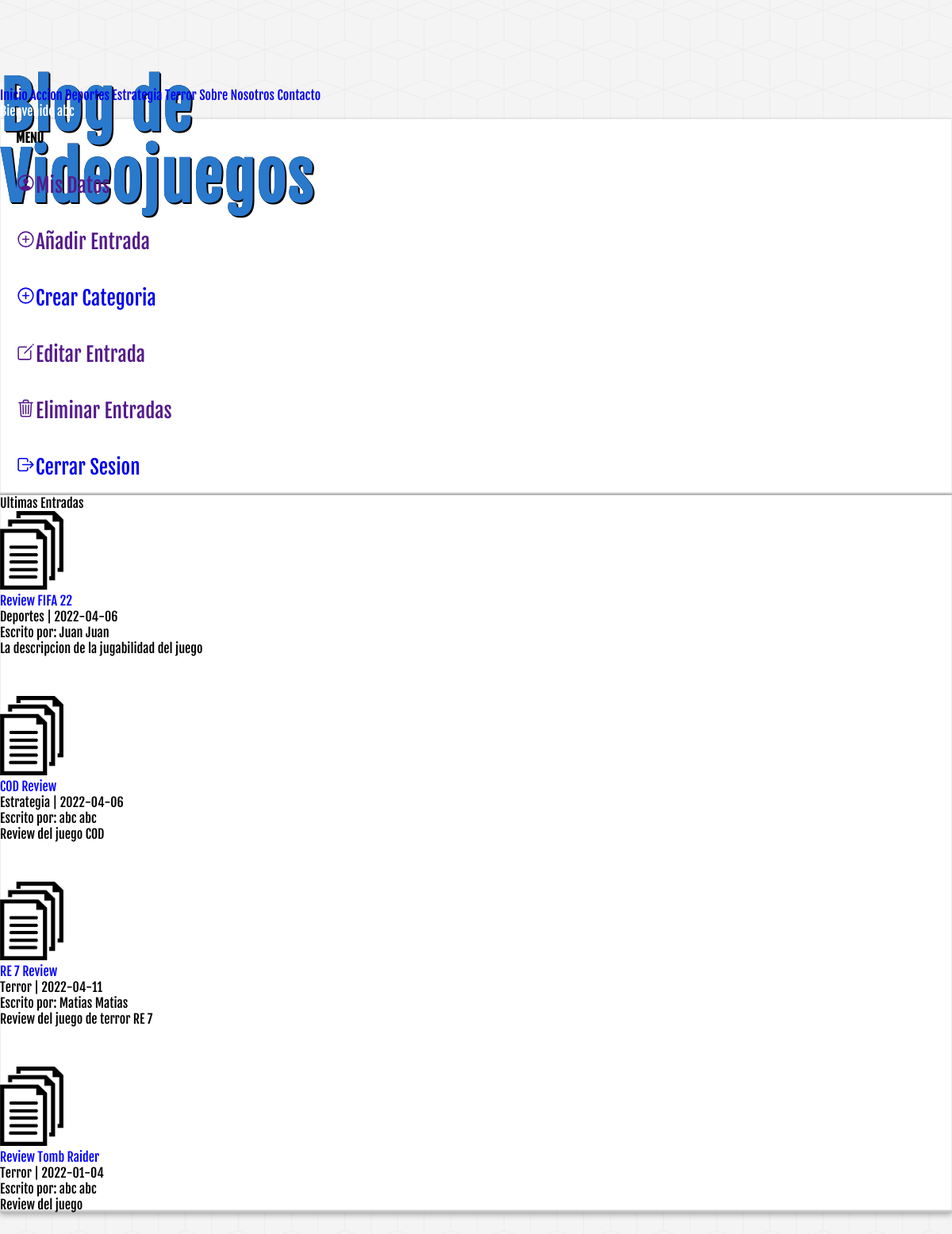
/index.php (signed in), run on the app's committed database.
### tables this page shows
CREATE TABLE IF NOT EXISTS `categorias` (
  `id` int(10) NOT NULL AUTO_INCREMENT,
  `nombre_cat` varchar(50) NOT NULL,
  PRIMARY KEY (`id`)
);

CREATE TABLE IF NOT EXISTS `entradas` (
  `id` int(10) NOT NULL AUTO_INCREMENT,
  `usuario_id` int(10) DEFAULT NULL,
  `categoria_id` int(10) DEFAULT NULL,
  `titulo` varchar(50) NOT NULL,
  `descripcion` mediumtext,
  `fecha` date NOT NULL,
  PRIMARY KEY (`id`),
  KEY `fk_entrada_usuario` (`usuario_id`),
  KEY `fk_entrada_categoria` (`categoria_id`)
);

CREATE TABLE IF NOT EXISTS `usuarios` (
  `id` int(10) NOT NULL AUTO_INCREMENT,
  `nombre` varchar(25) NOT NULL,
  `apellidos` varchar(25) NOT NULL,
  `email` varchar(35) NOT NULL,
  `password` varchar(255) NOT NULL,
  `fecha_registro` date NOT NULL,
  PRIMARY KEY (`id`),
  UNIQUE KEY `uq_email` (`email`)
);

### index.php (the view, shortened to what this page needs)
<?php
    require_once 'includes/conexion.php';
?>
<!DOCTYPE html>
    <html lang="es">
    <head>
        <link href="https://cdn.jsdelivr.net/npm/bootstrap@5.1.3/dist/css/bootstrap.min.css" rel="stylesheet"integrity="sha384-1BmE4kWBq78iYhFldvKuhfTAU6auU8tT94WrHftjDbrCEXSU1oBoqyl2QvZ6jIW3">
        <link rel='stylesheet' href='assets/css/style.css?v=<?php echo time(); ?>'>
    </head>
    <body class="container">
        <?php require_once 'includes/header.php'; ?>
        <div class="row p-5">
            <?php require_once 'includes/log.php'; ?>
            <div class="col-lg-9">
                <div class="container bg-light bg-gradient p-3 bloque">
                    <p class="mb-4">Ultimas Entradas</p>
                    <?php
                        $entradas = obtenerEntradas($db);
                        while ($entrada = mysqli_fetch_assoc($entradas)):
                    ?>
                    <div class="entrada">
                        <div class="row">
                            <div class="col-1">
                                <img src="assets/img/icon/file.png" width="80px">
                            </div>
                            <div class="col-9">
                                <div class="row ms-2">
                                    <span class="titulo"><?=$entrada['titulo']?></span>
                                    <p><?=$entrada['nombre_cat']." | ".$entrada['fecha'] ?></p>
                                    <p>Escrito por: <?=$entrada['nombre'].' '.$entrada['apellidos'] ?></p>
                                    <p class="contenido mt-3"><?=$entrada['descripcion']?></p>
                                </div>
                            </div>
                        </div>
                    </div>
                    <?php endwhile;?>
                </div>
            </div>
        </div>
    </body>
</html>

### includes/header.php (shortened to what this page needs)
<?php
    require_once('funciones.php');
    $url = 'http://'.$_SERVER['HTTP_HOST'];
?>
<!DOCTYPE html>
    <html lang="es">
    <head>
        <link href="https://cdn.jsdelivr.net/npm/bootstrap@5.1.3/dist/css/bootstrap.min.css" rel="stylesheet"integrity="sha384-1BmE4kWBq78iYhFldvKuhfTAU6auU8tT94WrHftjDbrCEXSU1oBoqyl2QvZ6jIW3">
        <link rel='stylesheet' href='assets/css/style.css?v=<?php echo time(); ?>'>
    </head>
<body class="container">
    <div class="mb-5" id="logo">
        <a href="index.html">
            <h1>Blog de Videojuegos</h1>
        </a>
        </div>
        <nav class="navbar navbar-expand-sm navbar-light bg-dark navbar-dark">
            <div class="container-fluid">
                <div class="collapse navbar-collapse" id="navbarNavAltMarkup">
                    <div class="navbar-nav">
                        <a class="nav-link active" aria-current="page" href=<?php echo $url."/curso-php/proyecto/index.php"; ?>>Inicio</a>
                        <?php
                            $categorias = obtenerCategorias($db);
                            while($categoria = mysqli_fetch_assoc($categorias)):
                        ?>
                            <a class="nav-link" href="categoria.php?id=<?=$categoria['id']?>"><?=$categoria['nombre_cat']?></a>
                        <?php endwhile; ?>
                        <a class="nav-link" href=<?php echo $url."/curso-php/proyecto/sobre.php"; ?>>Sobre Nosotros</a>
                        <a class="nav-link" href=<?php echo $url."/curso-php/proyecto/contacto.php"; ?>>Contacto</a>
                    </div>
                </div>
                <?php echo isset($_SESSION['usuario']) ? mostrarMensaje($_SESSION['usuario'], 'nombre') : ''; ?>
            </div>
        </nav>

### assets/css/style.css (style rules this page uses)
* { margin: 0px; padding: 0px; text-decoration: none; }
body { font-family: "fajala"; background: url(../img/cubes.png) #F4F4F4; }
#logo { width: 540px; height: 110px; }
#logo a { font-family: "fajala", Helvetica; font-size: 40px; letter-spacing: 2px; color: #2979CD; text-shadow: 0px 0px 0px black, 1px 1px 0px black, 2px 2px 0px black; transition: all 500ms; line-height: 90px; margin-left: 10px; }
.bloque { padding: 0%; display:block; margin: 0px auto; background: white; box-shadow: 0px 0px 1px rgba(0,0,0,0.3), 0px 3px 7px rgba(0,0,0,0.3), 0px 0px 1px #FFFFFF inset, 0px -3px 2px rgba(0,0,0,0.25) inset; }
.entrada { margin-bottom: 50px; }
.titulo { color: blue; }
a:link { text-decoration: none; }
p { margin-bottom: 0px; }

### data on the page
categorias: nombre_cat "Accion"
categorias: nombre_cat "Deportes"
categorias: nombre_cat "Estrategia"
categorias: nombre_cat "Terror"
entradas: titulo "Review FIFA 22", categoria.nombre_cat "Deportes", fecha "2022-04-06", usuario.nombre "Juan", usuario.apellidos "Juan", descripcion "La descripcion de la jugabilidad del juego"
entradas: titulo "COD Review", categoria.nombre_cat "Estrategia", fecha "2022-04-06", usuario.nombre "abc", usuario.apellidos "abc", descripcion "Review del juego COD"
entradas: titulo "RE 7 Review", categoria.nombre_cat "Terror", fecha "2022-04-11", usuario.nombre "Matias", usuario.apellidos "Matias", descripcion "Review del juego de terror RE 7"
entradas: titulo "Review Tomb Raider", categoria.nombre_cat "Terror", fecha "2022-01-04", usuario.nombre "abc", usuario.apellidos "abc", descripcion "Review del juego"

### other printed values
$array[$campo] "abc"
